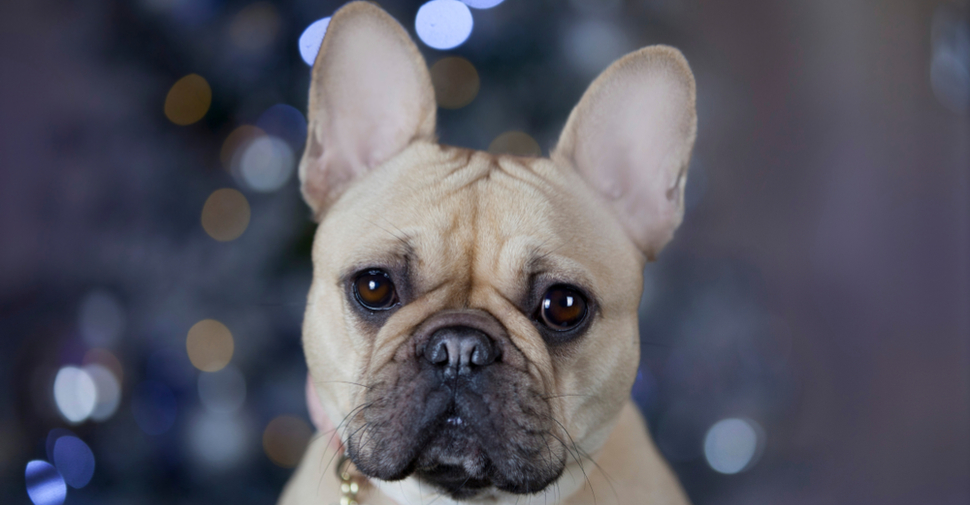
#> input picture dog.jpg, 970 x 505 px, given in place of the camera
$ python morphologicalOperation.py
#> lines starting #> are read from the running program, lines starting #| are printed output that depends on the picture; after the words box and inside, x2 and y2 are one past the last pixel; in counts of white or black regions, pixels touching at a corner belong together
# Python program to illustrate
# Opening morphological Operation
# on a image
import cv2 as cv
import numpy as np

src = cv.VideoCapture(0)

while 1:
    _, image = src.read()
#> image is the input picture: shape (505, 970, 3); mean B, G, R 97.4, 86.1, 86.8
    hsv = cv.cvtColor(image, cv.COLOR_BGR2HSV)
#> hsv: shape (505, 970, 3); mean H, S, V 98.8, 60.3, 101.6
    blue1 = np.array([110, 50, 50])
    blue2 = np.array([130, 255, 255])
    mask = cv.inRange(hsv, blue1, blue2)
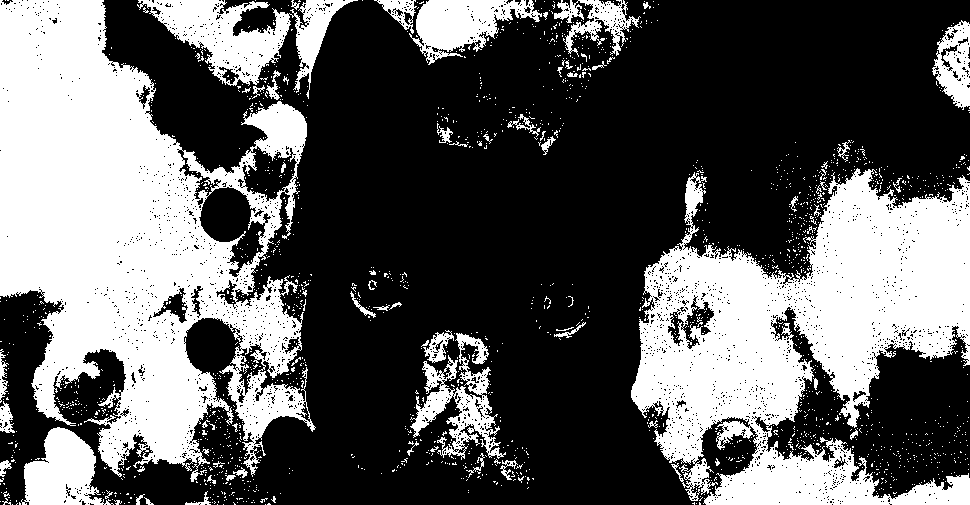
#> mask: shape (505, 970); 36.5% white; 1798 white regions (1726 under 20 px), largest, box (x1, y1, x2, y2) and area: (0, 0, 316, 482) 82670, (631, 168, 970, 505) 63395, (137, 0, 358, 99) 8177
    res = cv.bitwise_and(image, image, mask = mask)
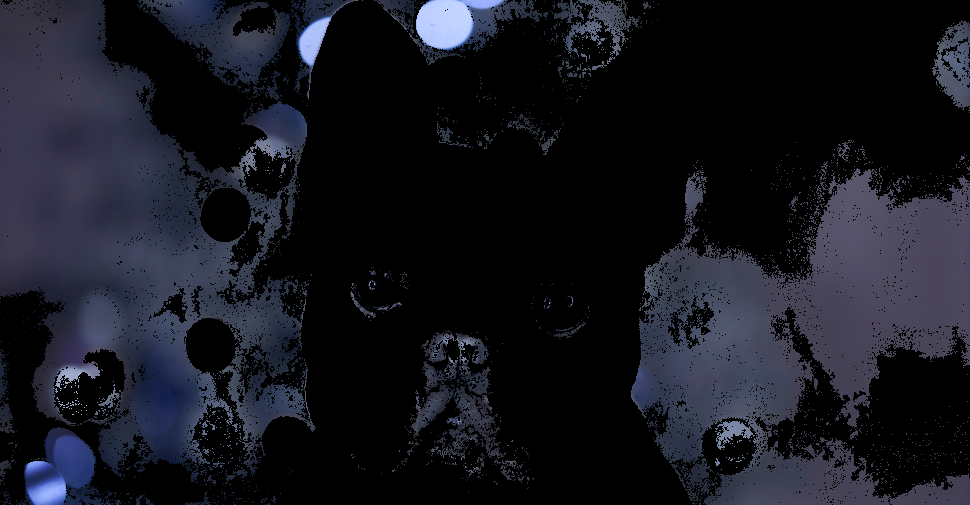
#> res: shape (505, 970, 3); mean B, G, R 31.7, 23.4, 22.2
    kernel = np.ones((5, 5), np.uint8)
    closing = cv.morphologyEx(mask, cv.MORPH_OPEN, kernel)
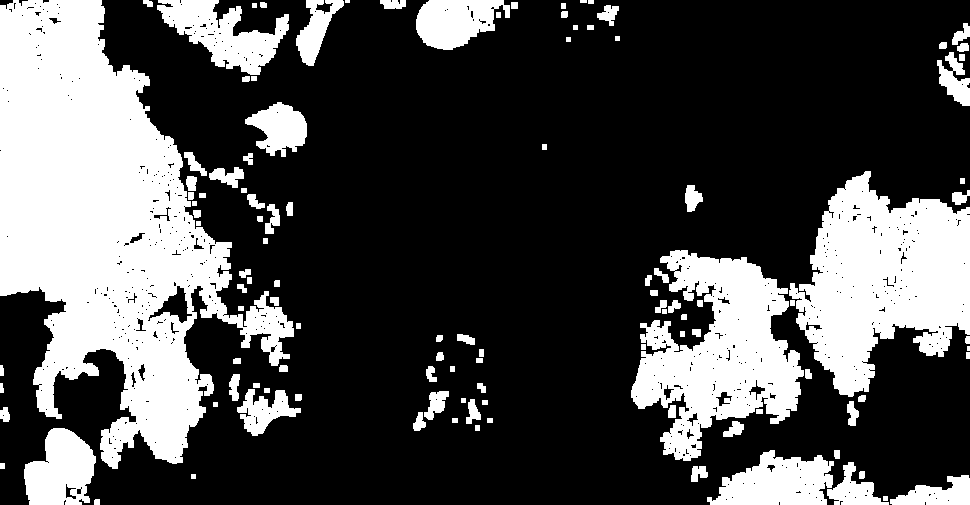
#> closing: shape (505, 970); 29.6% white; 115 white regions (2 under 20 px), largest, box (x1, y1, x2, y2) and area: (0, 0, 294, 469) 67836, (789, 171, 970, 397) 24842, (631, 250, 804, 461) 19357
    cv.imshow('Mask', mask)
    cv.imshow('Closing', closing)
    if cv.waitKey(1) & 0xFF == ord('a'):
#> (key Esc is pressed here)
        break


cv.destroyAllWindows()
src.release()
